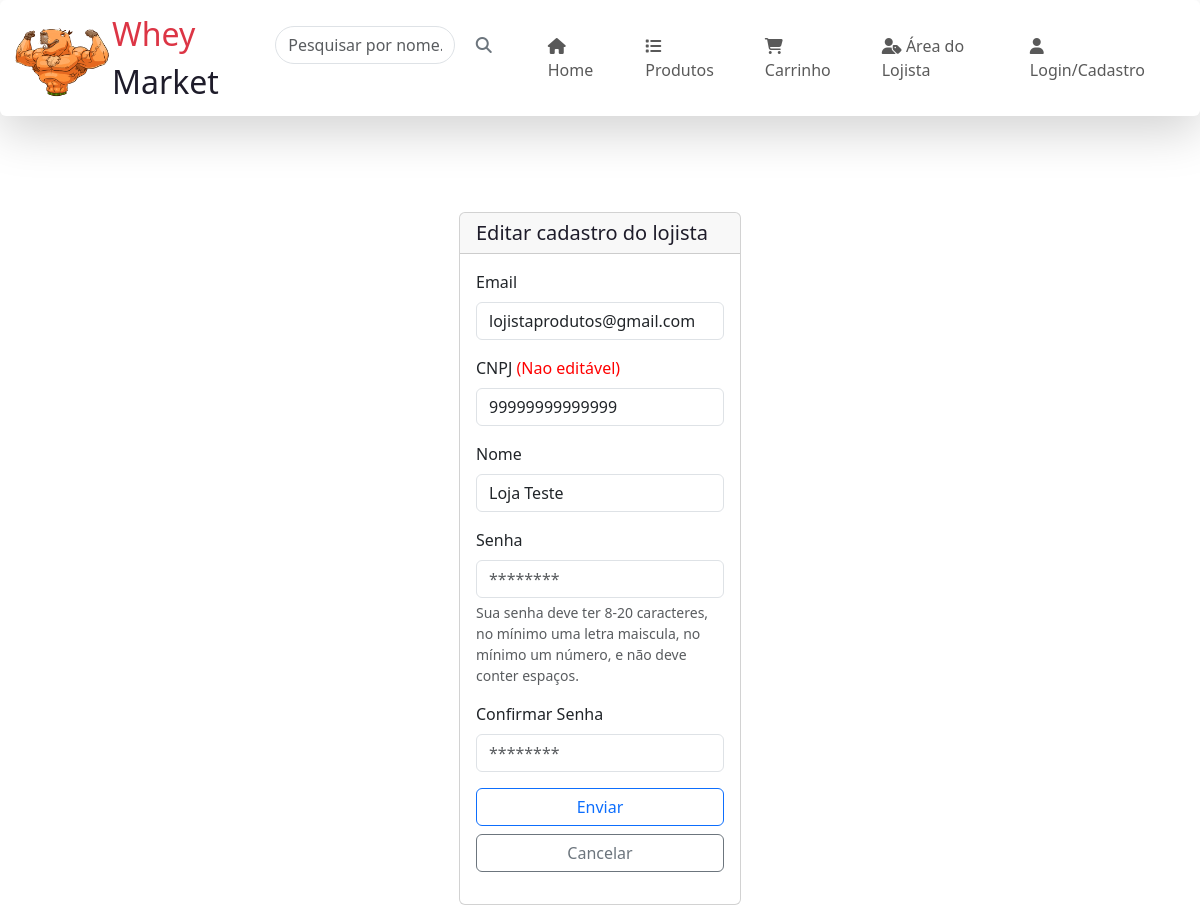
The app's page /lojistaEdit.php?id=20 with its own data.
### tables this page shows
CREATE TABLE `lojista` (
  `ID` int(11) NOT NULL,
  `CNPJ` char(18) DEFAULT NULL,
  `email` varchar(50) DEFAULT NULL,
  `Nome` varchar(100) DEFAULT NULL,
  `senha` char(32) DEFAULT NULL,
  `fk_Cadastro_Tipo_ID` int(11) DEFAULT NULL
);

### lojistaEdit.php (the view, shortened to what this page needs)
<?php
include_once('conexao.php');
if (!empty($_GET['id'])) {
    $id = $_GET['id'];
    $sqlSelect = "SELECT * FROM lojista WHERE ID=$id";
    $result = $conn->query($sqlSelect);
    if ($result->num_rows > 0) {
        $lojista = mysqli_fetch_assoc($result);
    }
} else {
    header('Location: produtosListar.php');
}
?>
<!DOCTYPE html>
<html lang="Pt-br">
<?php include('htmlhead.php');?>
<body>
    <?php
    require('navbar.php');
    ?>
    <div class='.container-fluid'>
        <div class="row justify-content-center pt-5">
            <div class='col-3'>
                <div class="card">
                    <h5 class="card-header text-dark">Editar cadastro do lojista</h5>
                    <div class="card-body">
                        <div class='col'>
                            <form action="lojistaSaveEdit.php" method="POST" class="needs-validation" novalidate>
                                <div class="mb-3">
                                    <label for="email" class="form-label">Email</label>
                                    <input type="email" name="email" class="form-control" id="email" placeholder="example@example.com"
                                    value="<?php  echo $lojista['email']?>" maxlength="50" required />
                                </div>
                                <div class="mb-3">
                                    <label for="CNPJ" class="form-label">CNPJ <span style="color: red">(Nao editável)</span></label>
                                    <input type="text" name="CNPJ" class="form-control cnpj" id="CNPJ" maxlength="14" pattern="\d{2}.?\d{3}.?\d{3}/?\d{4}-?\d{2}"
                                     readonly value="<?php  echo $lojista['CNPJ']?>" />
                                </div>
                                <div class="mb-3">
                                    <label for="Nome" class="form-label">Nome</label>
                                    <input type="text" name="Nome" class="form-control" id="Nome" placeholder="Nome da loja"
                                    value="<?php echo  $lojista['Nome']?>" maxlength="100" required />
                                </div>
                                <div class="mb-3">
                                    <label for="senha" class="form-label">Senha</label>
                                    <input type="password" name="senha" class="form-control" id="senha" placeholder='********' pattern="^(?=.*[A-Z])(?=.*[0-9])(?=\S{8,20}$).*"
                                    minlength="8" maxlength="20"
                                    onkeyup="confereSenha()" required>
                                    <div id="MensagemPassword" class="form-text">
                                        Sua senha deve ter 8-20 caracteres, no mínimo uma letra maiscula, no mínimo um número, e não deve conter espaços.
                                    </div>
                                </div>
                                <div class="mb-3 position-relative">
                                    <label for="senha" class="form-label">Confirmar Senha</label>
                                    <input type="password" name="confirma" class="form-control" id="confimar-senha" placeholder='********' pattern="^(?=.*[A-Z])(?=.*[0-9])(?=\S{8,20}$).*"
                                    minlength="8" maxlength="20" onkeyup="confereSenha()" required>
                                </div>
                                <div class="d-grid gap-2 mb-3 mt-3">
                                    <button name="update" class="btn btn-outline-primary" type="update">Enviar</button>
                                    <a class = "btn btn-outline-secondary"href="lojistaPage.php">Cancelar</a>
                                </div>
                            </form>
                        </div>
                    </div>
                </div>
            </div>
        </div>
    </div>
</body>
</html>

### css/style.css (style rules this page uses)
* { margin: 0; padding: 0; box-sizing: border-box; list-style: none; text-decoration: none; }
:root { --red:#d63a25; --white:#fff; --dark:#1e1c2a; }
body { color: var(--dark); background: var(--white); }
a { text-decoration: none; color: inherit; }
.text-dark { color: var(--dark) !important; }

### records on screen
lojista: email "lojistaprodutos@gmail.com", CNPJ "99999999999999", Nome "Loja Teste"
